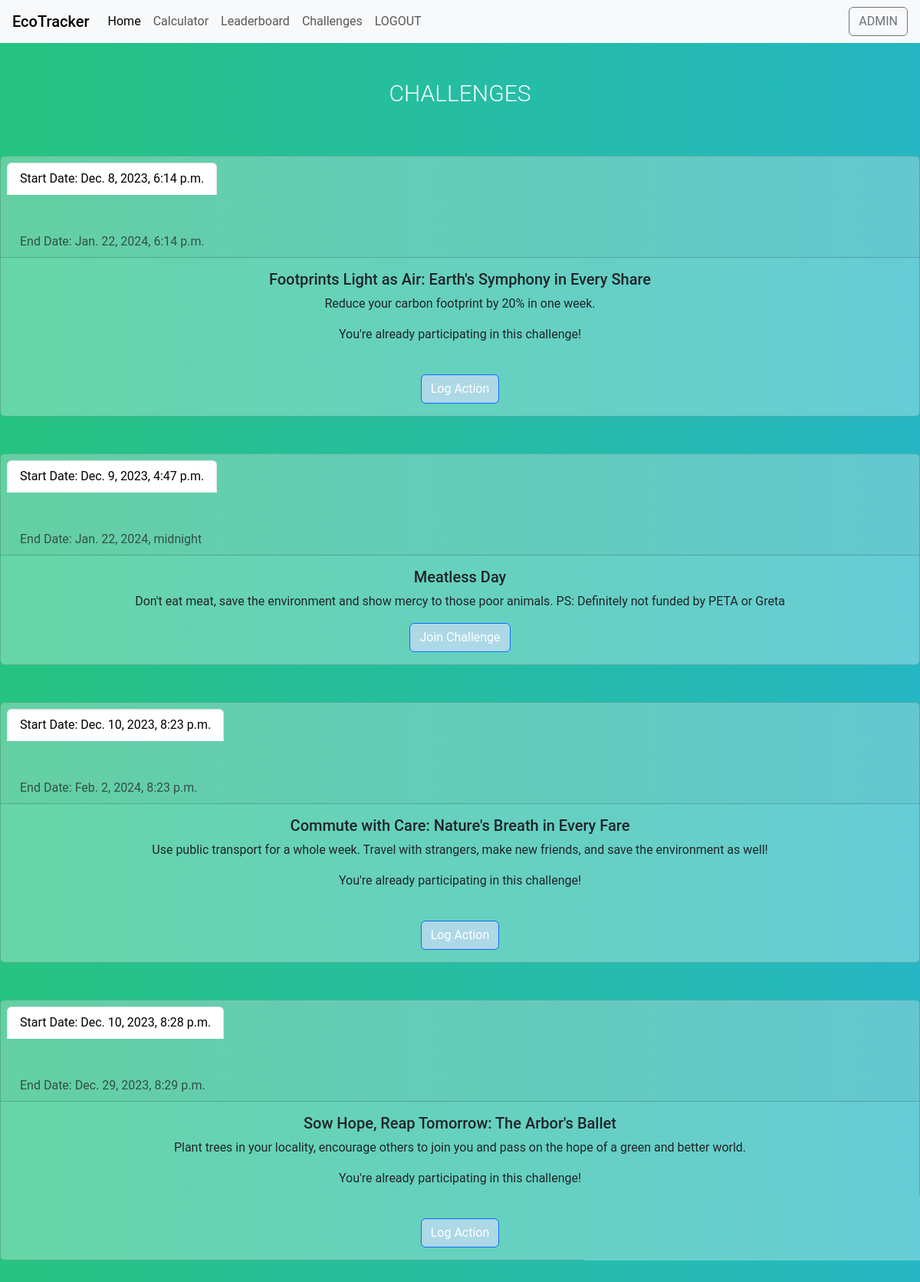
The page /challenges/ (signed in) on the database its author committed.
### base/models.py (models this page shows)
class SustainabilityChallenge(models.Model):
    creator = models.ForeignKey(User, on_delete=models.CASCADE, related_name='created_challenges',null=True)
    participants = models.ManyToManyField(User, related_name='joined_challenges')
    title = models.CharField(max_length=255)
    description = models.TextField()
    start_date = models.DateTimeField(null=True)
    end_date = models.DateTimeField(null=True)
    points_awarded = models.IntegerField(default=0)  # New field for awarded points

### base/views.py (the view)
# urls.py: path('challenges/',views.challenges,name='challenges'),
@login_required(login_url='login')
def challenges(request):
    challenges = SustainabilityChallenge.objects.all()
    user_challenges = UserChallenge.objects.filter(user=request.user)
    context = {
        'challenges': challenges,
        'user_challenges': user_challenges,
    }
    return render(request, 'base/challenges.html', context)

### base/templates/base/challenges.html
{% extends 'main.html' %}
{% block content %}
<br>
<br>
<h1 id="challenge-head" class="lbd1 text-focus-in">Challenges</h1>
<br>
<br>
{% for challenge in challenges %}
  <div class="card text-center chal">
    <div class="card-header">
      <ul class="nav nav-tabs card-header-tabs">
        <li class="nav-item">
          <a class="nav-link active" href="#">Start Date: {{challenge.start_date}}</a>
        </li>
        <li class="nav-item">
          <a class="nav-link" href="#">&emsp;&emsp;&emsp;&emsp;&emsp;&emsp;&emsp;&emsp;&emsp;&emsp;&emsp;&emsp;&emsp;&emsp;&emsp;&emsp;&emsp;&emsp;&emsp;
            &emsp;&emsp;&emsp;&emsp;&emsp;&emsp;&emsp;&emsp;&emsp;&emsp;&emsp;&emsp;&emsp;&emsp;&emsp;&emsp;&emsp;&emsp;&emsp;&emsp;&emsp;&emsp;&emsp;&emsp;&emsp;&emsp;&emsp;&emsp;&emsp;&emsp;&emsp;&emsp;&emsp;&emsp;&emsp;&emsp;&emsp;</a>
        </li>
        <li class="nav-item">
          <a class="nav-link disabled" href="#">End Date: {{challenge.end_date}}</a>
        </li>
      </ul>
    </div>
    <div class="card-body">
      <h5 class="card-title">{{ challenge.title }}</h5>
      <p class="card-text">{{ challenge.description }}</p>
      {% if challenge_completed %}
          <p>Done!</p>
      {% else %}
          {% if user not in challenge.participants.all %}
            <a href="{% url 'join_challenge' challenge.id %}" class="btn btn-primary join-btn">Join Challenge</a>
            {% else %}
              <p id="lol">You're already participating in this challenge!</p>
              <br>
              <a href="{% url 'log_action' challenge.id %}" class="btn btn-primary join-btn">Log Action</a>
          {% endif %}
      {% endif %}
    </div>
  </div>
  <br>
  <br>
{% endfor %}
{% endblock content %}

### templates/main.html (shortened to what this page needs)
{% load static %}
<!DOCTYPE html>
<html>
<head>
  <link rel="stylesheet" href="https://cdn.jsdelivr.net/npm/bootstrap@5.3.2/dist/css/bootstrap.min.css">
  <link rel="stylesheet" type="text/css" href="{% static 'base/styles.css' %}">
</head>
<body>
  {% include 'navbar.html' %}
  {% block content %}
  {% endblock %}
  <br>
</body>
</html>

### templates/navbar.html (shortened to what this page needs)
<nav class="navbar navbar-expand-lg navbar-light bg-light">
  <span class="navbar-brand ps-3 mb-0 h1">EcoTracker</span>
  <div class="collapse navbar-collapse" id="navbarTogglerDemo02">
    <ul class="navbar-nav mr-auto mt-2 mt-lg-0">
      <li class="nav-item active">
        <a class="nav-item nav-link active" href="/">Home </a>
      </li>
      <li class="nav-item">
        <a class="nav-item nav-link" href="{% url 'calculate-CF' %}">Calculator</a>
      </li>
      <li class="nav-item">
        <a class="nav-item nav-link" href="{% url 'leaderboard' %}">Leaderboard</a>
      </li>
      <li class="nav-item">
        <a class="nav-item nav-link" href="{% url 'challenges' %}">Challenges</a>
      </li>
      <li class="nav-item">
        {% if request.user.is_authenticated %}
          <a class="nav-item nav-link" href="{% url 'logout' %}">LOGOUT</a>
        {% else %}
          <a class="nav-item nav-link" href="{% url 'login' %}">LOGIN</a>
        {% endif %}
      </li>
    </ul>
    <ul class="navbar-nav ms-auto mt-2 mt-lg-0 pe-3">
    {% if request.user.is_authenticated %}
      <a class="btn btn-outline-secondary my-2 my-sm-0 text-uppercase" href="#">{{ request.user }}</a></form>
    {% endif %}
    </ul>
  </div>
</nav>

### base/static/base/styles.css (style rules this page uses)
a { text-decoration: none; }
.join-btn { background-color: lightblue; }
.text-focus-in { -webkit-animation: text-focus-in 1s cubic-bezier(0.550, 0.085, 0.680, 0.530) both; animation: text-focus-in 1s cubic-bezier(0.550, 0.085, 0.680, 0.530) both; }
body { background-color: #131720; }
#challenge-head { text-align: center; }
#lol { text-emphasis-color: rgb(68, 68, 233); }
.lbd1 { font-size: 30px; color: #fff; text-transform: uppercase; font-weight: 300; text-align: center; margin-bottom: 15px; }
body { background: -webkit-linear-gradient(left, #25c481, #25b7c4); background: linear-gradient(to right, #25c481, #25b7c4); font-family: 'Roboto', sans-serif; }
.chal { background-color: rgba(255, 255, 255, 0.3); }

### rows shown on the page
SustainabilityChallenge: start_date "Dec. 8, 2023, 6:14 p.m.", end_date "Jan. 22, 2024, 6:14 p.m.", title "Footprints Light as Air: Earth's Symphony in Every Share", description "Reduce your carbon footprint by 20% in one week.", shows "You're already participating in this challenge!"
SustainabilityChallenge: start_date "Dec. 9, 2023, 4:47 p.m.", end_date "Jan. 22, 2024, midnight", title "Meatless Day", description "Don't eat meat, save the environment and show mercy to those poor animals. PS: Definitely not funded by PETA or Greta", shows "Join Challenge"
SustainabilityChallenge: start_date "Dec. 10, 2023, 8:23 p.m.", end_date "Feb. 2, 2024, 8:23 p.m.", title "Commute with Care: Nature's Breath in Every Fare", description "Use public transport for a whole week. Travel with strangers, make new friends, and save the environment as well!", shows "You're already participating in this challenge!"
SustainabilityChallenge: start_date "Dec. 10, 2023, 8:28 p.m.", end_date "Dec. 29, 2023, 8:29 p.m.", title "Sow Hope, Reap Tomorrow: The Arbor's Ballet", description "Plant trees in your locality, encourage others to join you and pass on the hope of a green and better world.", shows "You're already participating in this challenge!"

### other values the page prints
{{ request.user }} "ADMIN"
